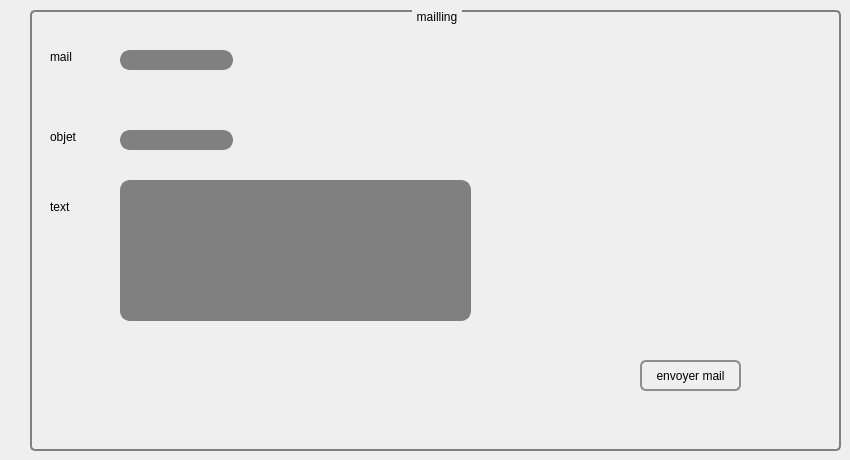
        <widget class="QWidget" name="tab_11">
         <attribute name="title">
          <string>envoyer mail </string>
         </attribute>
         <widget class="QLabel" name="label_23">
          <property name="geometry">
           <rect>
            <x>50</x>
            <y>50</y>
            <width>47</width>
            <height>14</height>
           </rect>
          </property>
          <property name="styleSheet">
           <string notr="true">font: 25 8pt &quot;Footlight MT Light&quot;;</string>
          </property>
          <property name="text">
           <string>mail</string>
          </property>
         </widget>
         <widget class="QLabel" name="label_30">
          <property name="geometry">
           <rect>
            <x>50</x>
            <y>130</y>
            <width>47</width>
            <height>14</height>
           </rect>
          </property>
          <property name="styleSheet">
           <string notr="true">font: 25 8pt &quot;Footlight MT Light&quot;;</string>
          </property>
          <property name="text">
           <string>objet</string>
          </property>
         </widget>
         <widget class="QLabel" name="label_39">
          <property name="geometry">
           <rect>
            <x>50</x>
            <y>200</y>
            <width>47</width>
            <height>14</height>
           </rect>
          </property>
          <property name="styleSheet">
           <string notr="true">font: 25 8pt &quot;Footlight MT Light&quot;;</string>
          </property>
          <property name="text">
           <string>text</string>
          </property>
         </widget>
         <widget class="QGroupBox" name="groupBox_9">
          <property name="geometry">
           <rect>
            <x>30</x>
            <y>10</y>
            <width>811</width>
            <height>441</height>
           </rect>
          </property>
          <property name="styleSheet">
           <string notr="true">QGroupBox {
    background-color: qlineargradient(x1: 0, y1: 0, x2: 0, y2: 1,
                                      stop: 0 #E0E0E0, stop: 1 #FFFFFF);
    border: 2px solid gray;
    border-radius: 5px;
    margin-top: 1ex; /* leave space at the top for the title */
}

QGroupBox::title {
    subcontrol-origin: margin;
    subcontrol-position: top center; /* position at the top center */
    padding: 0 3px;
    background-color: qlineargradient(x1: 0, y1: 0, x2: 0, y2: 1,
                                      stop: 0 #FF0ECE, stop: 1 #FFFFFF);
}</string>
          </property>
          <property name="title">
           <string>mailling</string>
          </property>
          <widget class="QTextEdit" name="text_mail">
           <property name="geometry">
            <rect>
             <x>90</x>
             <y>170</y>
             <width>351</width>
             <height>141</height>
            </rect>
           </property>
           <property name="styleSheet">
            <string notr="true">QTextEdit {
    border: 2px solid gray;
    border-radius: 10px;
    padding: 0 8px;
    background: grey;
    selection-background-color: darkgray;
}
</string>
           </property>
          </widget>
          <widget class="QPushButton" name="envoyermail">
           <property name="geometry">
            <rect>
             <x>610</x>
             <y>350</y>
             <width>101</width>
             <height>31</height>
            </rect>
           </property>
           <property name="styleSheet">
            <string notr="true">QPushButton {
    border: 2px solid #8f8f91;
    border-radius: 6px;
    background-color: qlineargradient(x1: 0, y1: 0, x2: 0, y2: 1,
                                      stop: 0 #f6f7fa, stop: 1 #dadbde);
    min-width: 80px;
}

QPushButton:pressed {
    background-color: qlineargradient(x1: 0, y1: 0, x2: 0, y2: 1,
                                      stop: 0 #dadbde, stop: 1 #f6f7fa);
}

QPushButton:flat {
    border: none; /* no border for a flat push button */
}

QPushButton:default {
    border-color: navy; /* make the default button prominent */
}</string>
           </property>
           <property name="text">
            <string>envoyer mail</string>
           </property>
           <property name="icon">
            <iconset resource="images.qrc">
             <normaloff>:/pics/Capture d’écran 2021-05-01 112813.png</normaloff>:/pics/Capture d’écran 2021-05-01 112813.png</iconset>
           </property>
          </widget>
          <widget class="QLineEdit" name="mail_2">
           <property name="geometry">
            <rect>
             <x>90</x>
             <y>40</y>
             <width>113</width>
             <height>20</height>
            </rect>
           </property>
           <property name="styleSheet">
            <string notr="true">QLineEdit {
    border: 2px solid gray;
    border-radius: 10px;
    padding: 0 8px;
    background: grey;
    selection-background-color: darkgray;
}
</string>
           </property>
          </widget>
          <widget class="QLineEdit" name="objet_mail">
           <property name="geometry">
            <rect>
             <x>90</x>
             <y>120</y>
             <width>113</width>
             <height>20</height>
            </rect>
           </property>
           <property name="styleSheet">
            <string notr="true">QLineEdit {
    border: 2px solid gray;
    border-radius: 10px;
    padding: 0 8px;
    background: grey;
    selection-background-color: darkgray;
}
</string>
           </property>
          </widget>
         </widget>
         <zorder>groupBox_9</zorder>
         <zorder>label_23</zorder>
         <zorder>label_30</zorder>
         <zorder>label_39</zorder>
        </widget>
